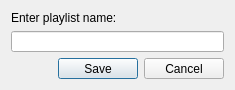
<?xml version="1.0" encoding="UTF-8"?>
<ui version="4.0">
 <class>savedialog</class>
 <widget class="QDialog" name="savedialog">
  <property name="geometry">
   <rect>
    <x>0</x>
    <y>0</y>
    <width>235</width>
    <height>90</height>
   </rect>
  </property>
  <property name="minimumSize">
   <size>
    <width>235</width>
    <height>90</height>
   </size>
  </property>
  <property name="maximumSize">
   <size>
    <width>235</width>
    <height>90</height>
   </size>
  </property>
  <property name="windowTitle">
   <string>Save playlist</string>
  </property>
  <layout class="QVBoxLayout" name="verticalLayout">
   <item>
    <widget class="QLabel" name="label">
     <property name="sizePolicy">
      <sizepolicy hsizetype="Preferred" vsizetype="Preferred">
       <horstretch>0</horstretch>
       <verstretch>0</verstretch>
      </sizepolicy>
     </property>
     <property name="text">
      <string>Enter playlist name:</string>
     </property>
    </widget>
   </item>
   <item>
    <widget class="QLineEdit" name="lineEdit">
     <property name="inputMethodHints">
      <set>Qt::ImhDigitsOnly|Qt::ImhLowercaseOnly|Qt::ImhUppercaseOnly</set>
     </property>
     <property name="inputMask">
      <string/>
     </property>
     <property name="maxLength">
      <number>32767</number>
     </property>
    </widget>
   </item>
   <item>
    <widget class="QDialogButtonBox" name="buttonBox">
     <property name="standardButtons">
      <set>QDialogButtonBox::Cancel|QDialogButtonBox::Save</set>
     </property>
     <property name="centerButtons">
      <bool>false</bool>
     </property>
    </widget>
   </item>
  </layout>
 </widget>
 <resources/>
 <connections/>
</ui>
